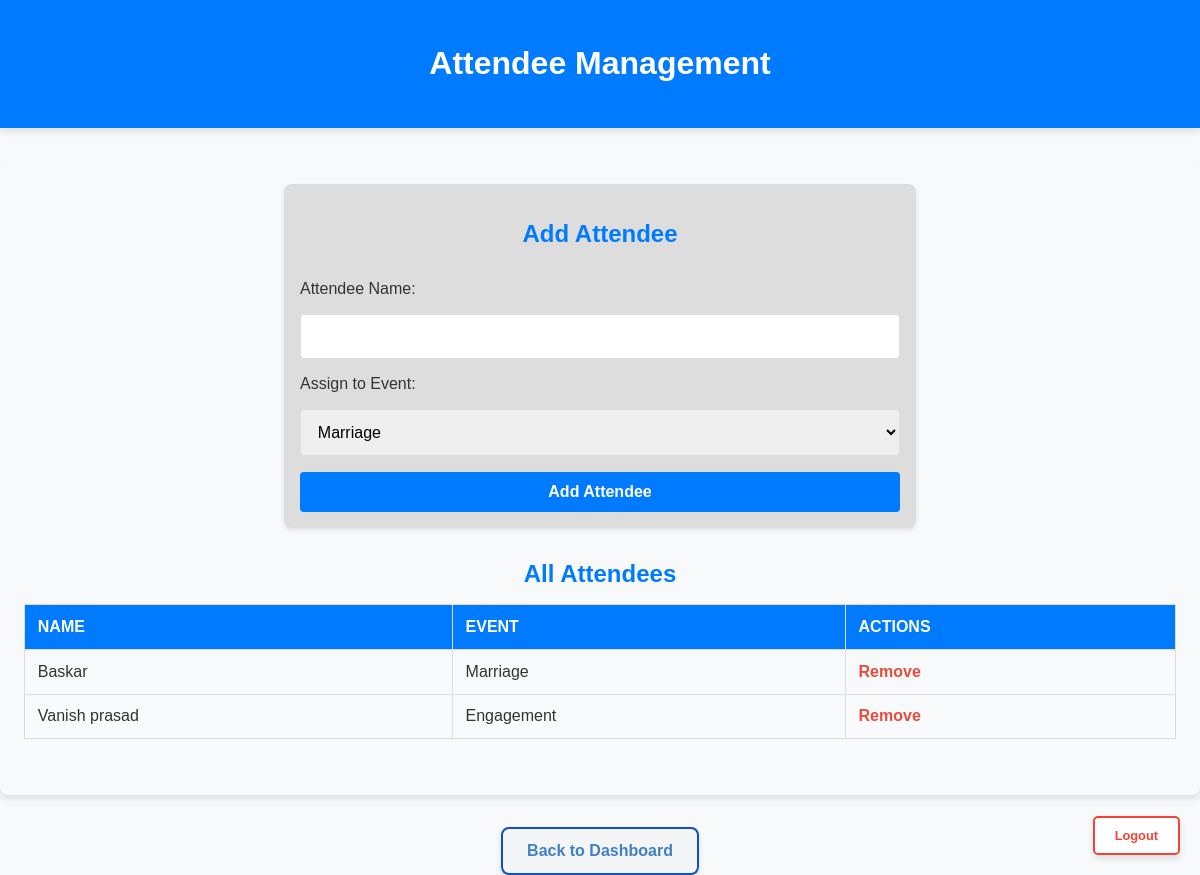
Page /attendees (signed in) on the committed database.
### tables this page shows
CREATE TABLE attendees (
        id INTEGER PRIMARY KEY AUTOINCREMENT,
        name TEXT NOT NULL,
        event_id INTEGER,
        FOREIGN KEY(event_id) REFERENCES events(id)
    );

CREATE TABLE events (
        id INTEGER PRIMARY KEY AUTOINCREMENT,
        name TEXT NOT NULL,
        description TEXT NOT NULL,
        location TEXT NOT NULL,
        date TEXT NOT NULL
    );

### app.py (the view)
@app.route("/attendees", methods=['GET', 'POST'])
def attendees_page():
    if 'logged_in' not in session:
        return redirect(url_for('login'))
    conn = sqlite3.connect("dashboard.db")
    c = conn.cursor()
    if request.method == 'POST':
        name = request.form['name']
        event_id = request.form['event_id']
        c.execute("INSERT INTO attendees (name, event_id) VALUES (?, ?)", (name, event_id))
        conn.commit()
    c.execute("SELECT a.id, a.name, e.name FROM attendees a LEFT JOIN events e ON a.event_id = e.id")
    attendees = [{'id': row[0], 'name': row[1], 'event_name': row[2]} for row in c.fetchall()]
    c.execute("SELECT id, name FROM events")
    events = [{'id': row[0], 'name': row[1]} for row in c.fetchall()]
    conn.close()
    return render_template("Attendees.html", attendees=attendees, events=events)

### templates/Attendees.html (shortened to what this page needs)
<!DOCTYPE html>
<html lang="en">
<head>
    <link rel="stylesheet" href="/static/Attendees.css">
</head>
<body>
    <header>
        <h1>Attendee Management</h1>
    </header>
    <main>
        <form method="POST" action="{{ url_for('attendees_page') }}" class="attendee-form">
            <h2>Add Attendee</h2>
            <label for="name">Attendee Name:</label>
            <input type="text" name="name" id="name" required>
            <label for="event">Assign to Event:</label>
            <select name="event_id" id="event">
                {% for event in events %}
                <option value="{{ event.id }}">{{ event.name }}</option>
                {% endfor %}
            </select>
            <button type="submit">Add Attendee</button>
        </form>
        <h2>All Attendees</h2>
        <table>
            <thead>
                <tr>
                    <th>Name</th>
                    <th>Event</th>
                    <th>Actions</th>
                </tr>
            </thead>
            <tbody>
                {% for attendee in attendees %}
                <tr>
                    <td>{{ attendee.name }}</td>
                    <td>{{ attendee.event_name }}</td>
                    <td>
                        <a href="{{ url_for('delete_attendee', attendee_id=attendee.id) }}" class="delete-btn" onclick="return confirm('Are you sure you want to remove this attendee?')">Remove</a>
                    </td>
                </tr>
                {% endfor %}
            </tbody>
        </table>
    </main>
    <footer>
        <a href="{{ url_for('home_page') }}">
            <button class="back-btn">Back to Dashboard</button>
        </a>
        <a id="logout" href="{{ url_for('logout') }}">Logout</a>
    </footer>
</body>
</html>

### static/Attendees.css (style rules this page uses)
body { font-family: 'Arial', sans-serif; background-color: #f8f9fa; margin: 0; padding: 0; color: #333; transition: background-color 0.5s ease-in-out; }
header { background-color: #007BFF; color: white; text-align: center; padding: 1.5rem 0; box-shadow: 0 4px 8px rgba(0, 0, 0, 0.1); opacity: 0; animation: fadeIn 1s ease-out forwards; }
main { max-width: 1200px; margin: 2rem auto; padding: 1.5rem; background-color: #f8f9fa; border-radius: 8px; box-shadow: 0 4px 6px rgba(0, 0, 0, 0.1); opacity: 0; animation: fadeIn 1s ease-out forwards 0.5s; }
h2 { color: #007BFF; margin-bottom: 1rem; text-align: center; opacity: 0; animation: fadeIn 1s ease-out forwards 1s; }
.attendee-form { display: flex; flex-direction: column; gap: 1rem; margin-bottom: 2rem; background-color: #ddd; padding: 1rem; border-radius: 8px; box-shadow: 0 2px 4px rgba(0, 0, 0, 0.1); max-width: 600px; margin-left: auto; margin-right: auto; opacity: 0; animation: fadeIn 1s ease-out forwards 1.5s; }
.attendee-form input, .attendee-form select, .attendee-form button { font-size: 1rem; padding: 0.8rem; border: 1px solid #ddd; border-radius: 4px; outline: none; transition: border-color 0.3s ease, box-shadow 0.3s ease, transform 0.3s ease; }
.attendee-form button { background-color: #007BFF; color: white; border: none; cursor: pointer; font-weight: bold; padding: 0.7rem 1.2rem; border-radius: 4px; transition: background-color 0.3s ease, transform 0.2s ease, box-shadow 0.3s ease; }
table { width: 100%; border-collapse: collapse; margin-bottom: 2rem; opacity: 0; animation: fadeIn 1s ease-out forwards 2s; }
table th, table td { border: 1px solid #ddd; text-align: left; padding: 0.8rem; font-size: 1rem; }
table th { background-color: #007BFF; color: white; font-weight: bold; text-transform: uppercase; }
table tr:nth-child(even) { background-color: #f9fafc; }
.delete-btn { color: #e74c3c; text-decoration: none; font-weight: bold; transition: color 0.3s ease, transform 0.2s ease; }
footer { text-align: center; margin-top: 1rem; opacity: 0; animation: fadeIn 1s ease-out forwards 2.5s; }
footer .back-btn { font-size: 1rem; padding: 0.8rem 1.5rem; background-color: #f3f5f7; color: rgb(65, 127, 198); border: 2px solid #124dcb; border-radius: 8px; cursor: pointer; font-weight: bold; box-shadow: 0 4px 6px rgba(0, 0, 0, 0.1); transition: background-color 0.3s ease, transform 0.2s ease; }
#logout { position: fixed; bottom: 20px; right: 20px; padding: 10px 20px; font-size: 0.8rem; font-weight: bold; color: #f44336; background-color: white; border: 2px solid #f44336; border-radius: 5px; text-decoration: none; box-shadow: 0 4px 6px rgba(0, 0, 0, 0.1); transition: background-color 0.3s ease, transform 0.2s ease; }

### rows in the picture
attendees: name "Baskar", event_name "Marriage"
attendees: name "Vanish prasad", event_name "Engagement"

### other values in the picture
form field event_id "Marriage"
